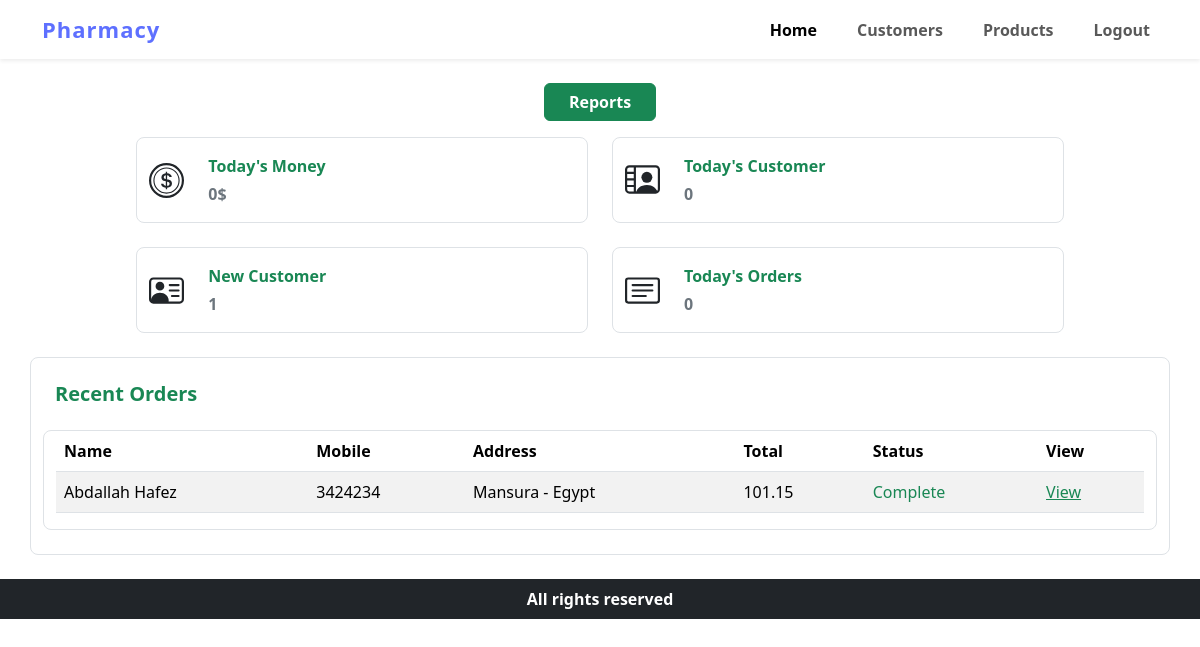
Screenshot of / (signed in) with the database file from the repository.
### orders/models.py (models this page shows, shortened)
class Order(models.Model):
    customer = models.ForeignKey(Customer,on_delete=models.CASCADE,related_name='orders')
    complete = models.BooleanField(default=False)
    created_at = models.DateField(auto_now_add=True)
    @property
    def total_price(self):
        price = 0
        for item in self.orderitems.all():
            price += item.quantity * item.product.price
        return price

class OrderItem(models.Model):
    order = models.ForeignKey(Order,on_delete=models.CASCADE,related_name='orderitems')
    product = models.ForeignKey(Product,on_delete=models.CASCADE)
    quantity =models.PositiveIntegerField(default=0)

### customers/models.py (models this page shows, shortened)
class Customer(models.Model):
    name=models.CharField(max_length=100,null=True,blank=True)
    address=models.CharField(max_length=100,null=True,blank=True)
    mobile=models.CharField(max_length=100,null=True,blank=True)
    created_at=models.DateField(auto_now_add=True)

### products/models.py (models this page shows, shortened)
class Product(models.Model):
    name = models.CharField(max_length=100)
    price = models.DecimalField(max_digits=7,decimal_places=2)

### home/views.py (the view)
# urls.py: path('',views.HomeView.as_view(),name='home')
class HomeView(CustomLoginRequiredMixin,TemplateView):
    template_name = 'home/home.html'
    def get_context_data(self, **kwargs):
        today=date.today()
        context = super().get_context_data(**kwargs)
        orders = Order.objects.all().order_by('-created_at')
        new_customers_count = Customer.objects.filter(created_at=today).count
        todays_orders = Order.objects.filter(created_at=today)
        todays_orders_count = todays_orders.count
        today_money = sum([order.total_price for order in todays_orders])
        context.update({
            'orders':orders,
            'new_customers_count':new_customers_count,
            'todays_orders_count':todays_orders_count,
            'today_money':today_money
        })
        return context

### home/permissions.py (called while the page is built)
    def dispatch(self, request, *args, **kwargs):
        if not request.user.is_authenticated:
            return redirect('authentication:login')
        if  not request.user.is_stuff:
            return redirect('authentication:login')
        return super().dispatch(request, *args, **kwargs)

### home/templates/home/home.html (shortened to what this page needs)
{% extends 'base.html' %}
{% block content %}
<main>
    <section class="today-report-summary mt-4">
      <div class="container">
        <div class="row">
          <div class="col text-center">
            <p class="btn btn-success fw-bold px-4">Reports</p>
          </div>
        </div>
         <div class="row column-gap-4 row-gap-4 justify-content-center mx-3">
          <div class="col-md-5 border rounded-3 d-flex align-items-center">
            <div class="ms-4 pt-3">
              <p class="mb-1 text-success fw-bold">Today's Money</p>
              <p class="text-secondary fw-bold">{{today_money}}$</p>
            </div>
          </div>
          <div class="col-md-5 border rounded-3 d-flex align-items-center">
            <div class="ms-4 pt-3">
              <p class="mb-1 text-success fw-bold">Today's Customer</p>
              <p class="text-secondary fw-bold">{{todays_orders_count}}</p>
            </div>
          </div>
          <div class="col-md-5 border rounded-3 d-flex align-items-center">
            <div class="ms-4 pt-3">
              <p class="mb-1 fw-bold text-success">New Customer</p>
              <p class="fw-bold text-secondary">{{new_customers_count}}</p>
            </div>
          </div>
          <div class="col-md-5 border rounded-3 d-flex align-items-center">
            <div class="ms-4 pt-3">
              <p class="mb-1 fw-bold text-success">Today's Orders</p>
              <p class="text-secondary fw-bold">{{todays_orders_count}}</p>
            </div>
          </div>
         </div>
      </div>
    </section>
      <section class="orders-table-section mt-4 border container rounded-3 py-4 mb-4">
        <div class="container ">
          <h2 class="mb-4 text-success fw-bold">
            Recent Orders
          </h2>
        </div>
        <div class="container border rounded-3 table-responsive">
        <table class="table table-hover  table-striped">
          <thead>
            <tr>
              <th scope="col">Name</th>
              <th scope="col">Mobile</th>
              <th scope="col">Address</th>
              <th scope="col">Total</th>
              <th scope="col">Status</th>
              <th scope="col">View</th>
            </tr>
          </thead>
          <tbody>
            {% for order in orders %}
              <tr>
                <td>{{order.customer.name}}</td>
                <td>{{order.customer.mobile}}</td>
                <td>{{order.customer.address}}</td>
                <td>{{order.total_price}}</td>
                <td {% if order.complete  %}class='text-success'{% else %}class='text-danger'{%endif  %}>
                  {% if order.complete == True %}Complete{% else %}Pending{%endif  %}
                </td>
                <td>
                  <a href="{% url 'orders:order' order.id %}" class="text-success">View</a>
                </td>
              </tr>
            {% endfor %}
          </tbody>
        </table>
        </div>
    </section>
</main>
{% include 'footer.html' %}
{% endblock content %}

### static/css/styles.css (style rules this page uses)
section.orders-table-section h2 { font-size: 20px; }

### rows the page displays
Order: customer.name "Abdallah Hafez", customer.mobile "3424234", customer.address "Mansura - Egypt", total_price "101.15", complete "Complete"

### other values shown
{{ today_money }} "0"
{{ todays_orders_count }} "0"
{{ new_customers_count }} "1"
